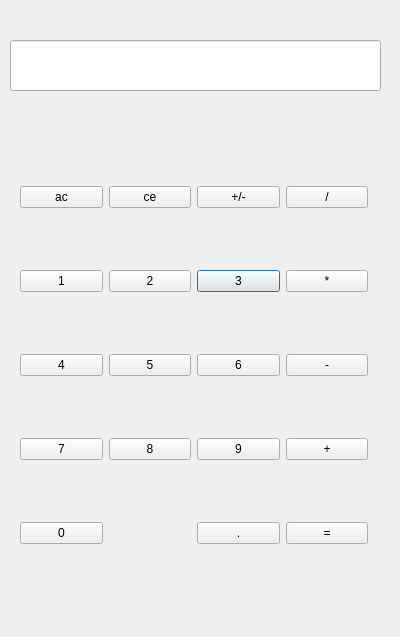
<?xml version="1.0" encoding="UTF-8"?>
<ui version="4.0">
 <class>Dialog</class>
 <widget class="QDialog" name="Dialog">
  <property name="geometry">
   <rect>
    <x>0</x>
    <y>0</y>
    <width>400</width>
    <height>637</height>
   </rect>
  </property>
  <property name="windowTitle">
   <string>Dialog</string>
  </property>
  <widget class="QLineEdit" name="lineEdit">
   <property name="geometry">
    <rect>
     <x>10</x>
     <y>40</y>
     <width>371</width>
     <height>51</height>
    </rect>
   </property>
   <property name="readOnly">
    <bool>true</bool>
   </property>
  </widget>
  <widget class="QWidget" name="gridLayoutWidget">
   <property name="geometry">
    <rect>
     <x>20</x>
     <y>130</y>
     <width>348</width>
     <height>471</height>
    </rect>
   </property>
   <layout class="QGridLayout" name="gridLayout">
    <property name="sizeConstraint">
     <enum>QLayout::SetDefaultConstraint</enum>
    </property>
    <property name="spacing">
     <number>6</number>
    </property>
    <item row="1" column="2">
     <widget class="QPushButton" name="numberButton3">
      <property name="text">
       <string>3</string>
      </property>
     </widget>
    </item>
    <item row="3" column="2">
     <widget class="QPushButton" name="numberButton9">
      <property name="text">
       <string>9</string>
      </property>
     </widget>
    </item>
    <item row="2" column="1">
     <widget class="QPushButton" name="numberButton5">
      <property name="text">
       <string>5</string>
      </property>
     </widget>
    </item>
    <item row="1" column="1">
     <widget class="QPushButton" name="numberButton2">
      <property name="text">
       <string>2</string>
      </property>
     </widget>
    </item>
    <item row="0" column="1">
     <widget class="QPushButton" name="clearEntryButton">
      <property name="text">
       <string>ce</string>
      </property>
     </widget>
    </item>
    <item row="0" column="0">
     <widget class="QPushButton" name="allClearButton">
      <property name="text">
       <string>ac</string>
      </property>
     </widget>
    </item>
    <item row="2" column="2">
     <widget class="QPushButton" name="numberButton6">
      <property name="text">
       <string>6</string>
      </property>
     </widget>
    </item>
    <item row="4" column="0">
     <widget class="QPushButton" name="numberButton0">
      <property name="text">
       <string>0</string>
      </property>
     </widget>
    </item>
    <item row="3" column="0">
     <widget class="QPushButton" name="numberButton7">
      <property name="text">
       <string>7</string>
      </property>
     </widget>
    </item>
    <item row="2" column="0">
     <widget class="QPushButton" name="numberButton4">
      <property name="text">
       <string>4</string>
      </property>
     </widget>
    </item>
    <item row="1" column="0">
     <widget class="QPushButton" name="numberButton1">
      <property name="sizePolicy">
       <sizepolicy hsizetype="Minimum" vsizetype="Fixed">
        <horstretch>0</horstretch>
        <verstretch>0</verstretch>
       </sizepolicy>
      </property>
      <property name="text">
       <string>1</string>
      </property>
     </widget>
    </item>
    <item row="3" column="1">
     <widget class="QPushButton" name="numberButton8">
      <property name="text">
       <string>8</string>
      </property>
     </widget>
    </item>
    <item row="3" column="3">
     <widget class="QPushButton" name="operatorButton1">
      <property name="text">
       <string>+</string>
      </property>
     </widget>
    </item>
    <item row="2" column="3">
     <widget class="QPushButton" name="operatorButton2">
      <property name="text">
       <string>-</string>
      </property>
     </widget>
    </item>
    <item row="1" column="3">
     <widget class="QPushButton" name="operatorButton3">
      <property name="text">
       <string>*</string>
      </property>
     </widget>
    </item>
    <item row="0" column="3">
     <widget class="QPushButton" name="operatorButton4">
      <property name="text">
       <string>/</string>
      </property>
     </widget>
    </item>
    <item row="4" column="3">
     <widget class="QPushButton" name="equalButton">
      <property name="text">
       <string>=</string>
      </property>
     </widget>
    </item>
    <item row="4" column="2">
     <widget class="QPushButton" name="dotButton">
      <property name="text">
       <string>.</string>
      </property>
     </widget>
    </item>
    <item row="0" column="2">
     <widget class="QPushButton" name="signButton">
      <property name="text">
       <string>+/-</string>
      </property>
     </widget>
    </item>
   </layout>
  </widget>
 </widget>
 <resources/>
 <connections/>
</ui>
